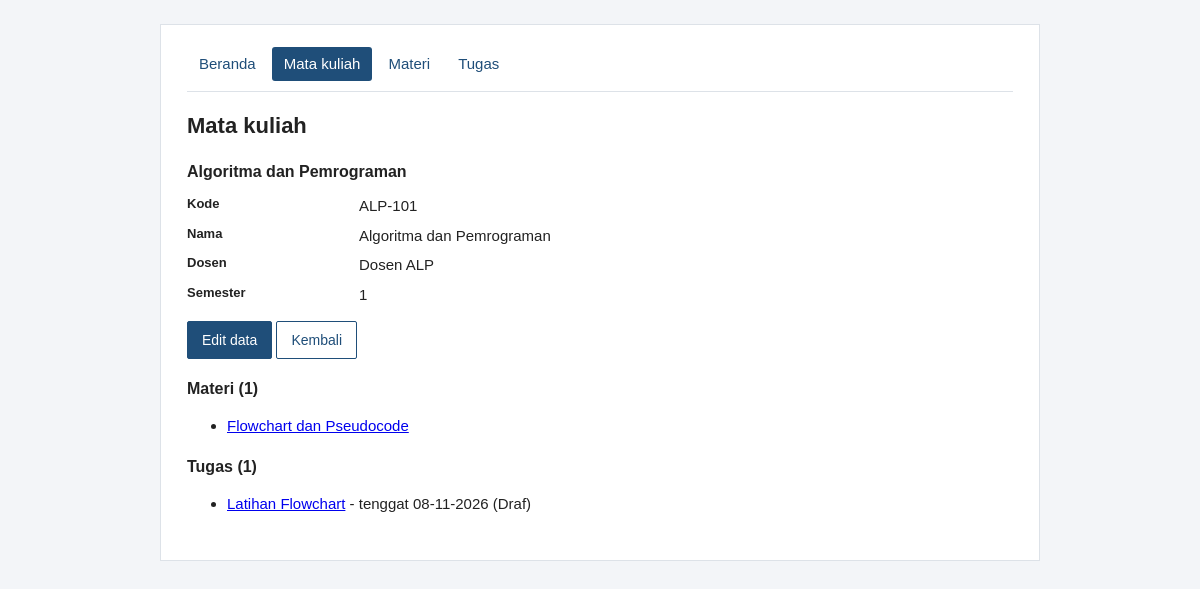
The page /detail_mata_kuliah.php?id=1 on the database its author committed.
### tables this page shows
CREATE TABLE mata_kuliah (
  id INT UNSIGNED AUTO_INCREMENT PRIMARY KEY,
  kode VARCHAR(20) NOT NULL UNIQUE,
  nama VARCHAR(100) NOT NULL,
  dosen VARCHAR(100) NOT NULL,
  semester TINYINT UNSIGNED NOT NULL
);

CREATE TABLE materi (
  id INT UNSIGNED AUTO_INCREMENT PRIMARY KEY,
  mata_kuliah_id INT UNSIGNED NOT NULL,
  judul VARCHAR(150) NOT NULL,
  isi TEXT NOT NULL,
  tautan VARCHAR(255) NULL,
  FOREIGN KEY (mata_kuliah_id)
    REFERENCES mata_kuliah(id) ON DELETE RESTRICT
);

CREATE TABLE tugas (
  id INT UNSIGNED AUTO_INCREMENT PRIMARY KEY,
  mata_kuliah_id INT UNSIGNED NOT NULL,
  judul VARCHAR(150) NOT NULL,
  instruksi TEXT NOT NULL,
  tenggat DATE NOT NULL,
  status VARCHAR(20) NOT NULL,
  FOREIGN KEY (mata_kuliah_id)
    REFERENCES mata_kuliah(id) ON DELETE RESTRICT
);

### detail_mata_kuliah.php (the view, shortened to what this page needs)
<?php
require 'koneksi.php';
$id = id_valid($_GET['id'] ?? null);
$mk = query_satu($conn, 'SELECT id, kode, nama, dosen, semester FROM mata_kuliah WHERE id = ?', 'i', [$id]);
$materi = query_semua($conn, 'SELECT id, judul FROM materi WHERE mata_kuliah_id = ? ORDER BY judul', 'i', [$id]);
$tugas  = query_semua($conn, 'SELECT id, judul, tenggat, status FROM tugas WHERE mata_kuliah_id = ? ORDER BY tenggat', 'i', [$id]);
?>
<h1>Mata kuliah</h1>
<h2><?= e($mk['nama']) ?></h2>
<dl class="rincian">
    <dt>Kode</dt><dd><?= e($mk['kode']) ?></dd>
    <dt>Nama</dt><dd><?= e($mk['nama']) ?></dd>
    <dt>Dosen</dt><dd><?= e($mk['dosen']) ?></dd>
    <dt>Semester</dt><dd><?= (int)$mk['semester'] ?></dd>
</dl>
<p>
    <a class="tombol" href="edit_mata_kuliah.php?id=<?= (int)$mk['id'] ?>">Edit data</a>
    <a class="tombol batal" href="daftar_mata_kuliah.php">Kembali</a>
</p>
<h2>Materi (<?= count($materi) ?>)</h2>
<?php if (!$materi): ?>
    <div class="kosong">Belum ada materi untuk mata kuliah ini.</div>
<?php else: ?>
    <ul>
        <?php foreach ($materi as $m): ?>
            <li><a href="detail_materi.php?id=<?= (int)$m['id'] ?>"><?= e($m['judul']) ?></a></li>
        <?php endforeach; ?>
    </ul>
<?php endif; ?>
<h2>Tugas (<?= count($tugas) ?>)</h2>
<?php if (!$tugas): ?>
    <div class="kosong">Belum ada tugas untuk mata kuliah ini.</div>
<?php else: ?>
    <ul>
        <?php foreach ($tugas as $t): ?>
            <li><a href="detail_tugas.php?id=<?= (int)$t['id'] ?>"><?= e($t['judul']) ?></a>
                - tenggat <?= e(tgl_indo($t['tenggat'])) ?> (<?= e($t['status']) ?>)</li>
        <?php endforeach; ?>
    </ul>
<?php endif; ?>

### style.css (style rules this page uses)
* { box-sizing: border-box; }
body { margin: 0; background: #f3f5f8; color: #222; font-family: Arial, Helvetica, sans-serif; font-size: 15px; line-height: 1.45; }
h1 { font-size: 22px; margin: 0 0 6px; }
h2 { font-size: 16px; margin: 18px 0 8px; }
.tombol, button { display: inline-block; background: #1f4e79; color: #fff; border: 1px solid #1f4e79; padding: 8px 14px; font-size: 14px; text-decoration: none; cursor: pointer; border-radius: 2px; font-family: inherit; }
.tombol.batal { background: #fff; color: #1f4e79; }
.rincian { display: grid; grid-template-columns: 160px 1fr; gap: 8px 12px; margin: 12px 0; }
.rincian dt { font-weight: bold; font-size: 13px; }
.rincian dd { margin: 0; white-space: pre-wrap; word-break: break-word; }

### rows shown on the page
mata_kuliah: nama "Algoritma dan Pemrograman", kode "ALP-101", dosen "Dosen ALP", semester "1"
materi: judul "Flowchart dan Pseudocode"
tugas: judul "Latihan Flowchart", tenggat "08-11-2026", status "Draf"

### other values the page prints
$label "Beranda"
$label "Mata kuliah"
$label "Materi"
$label "Tugas"
count($materi) "1"
count($tugas) "1"
